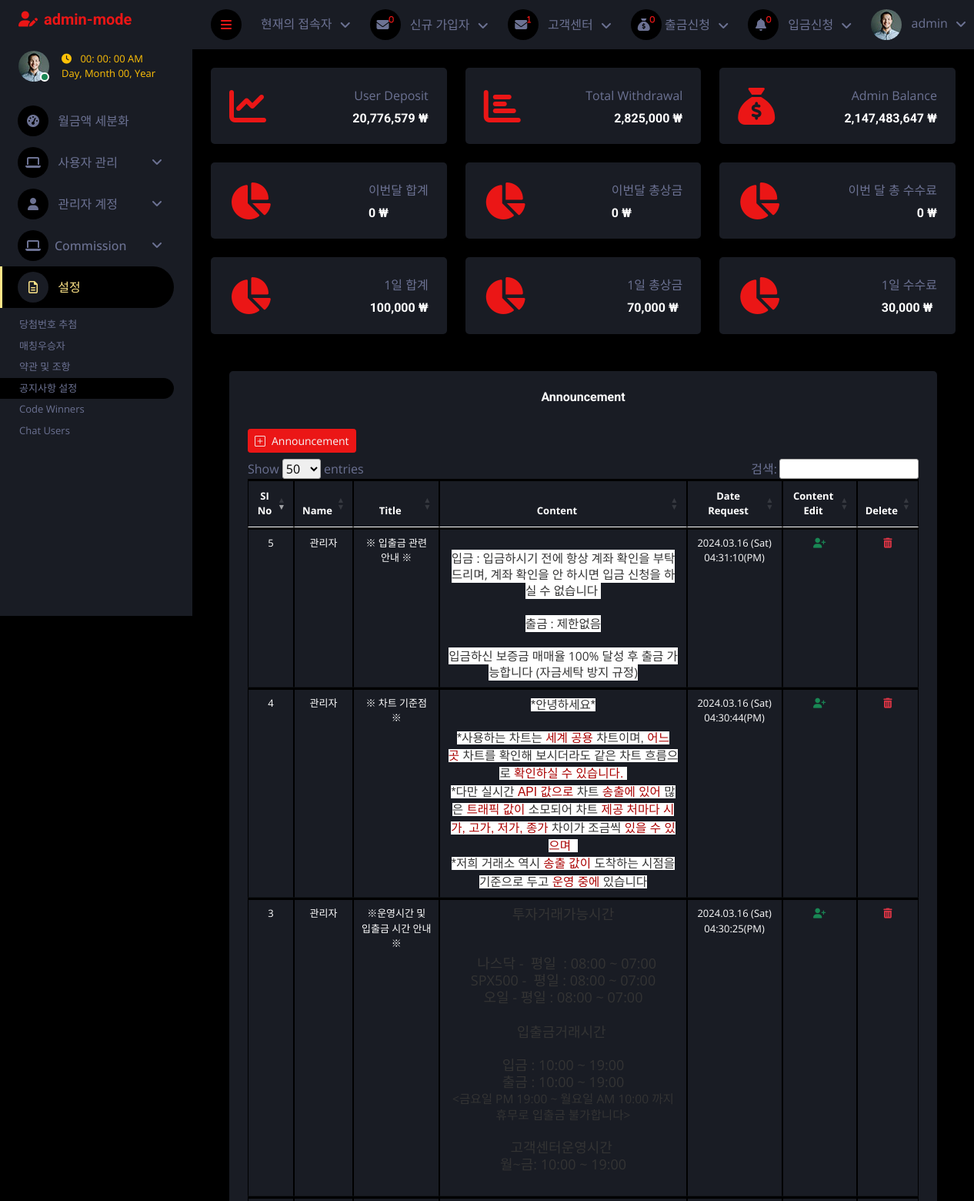
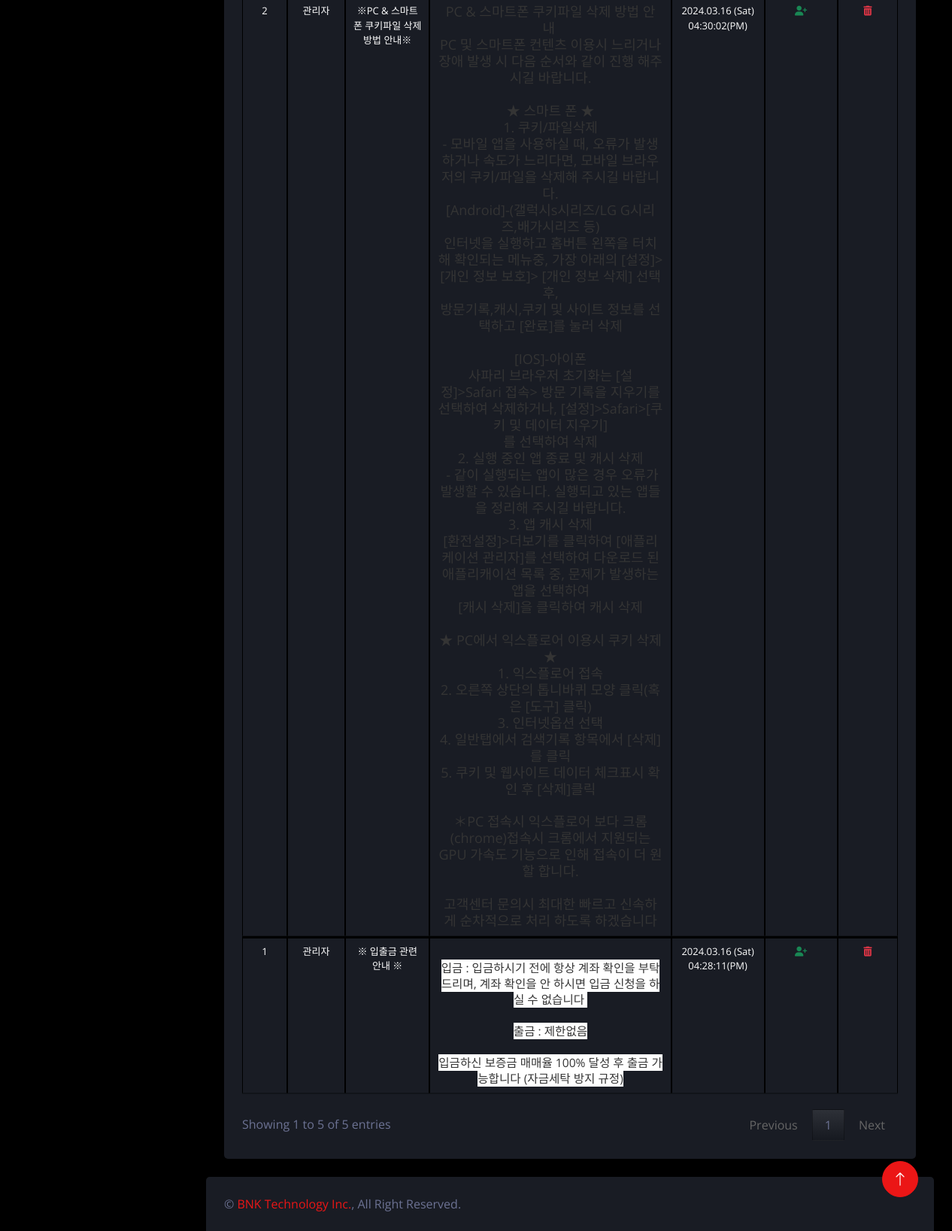
Screenshot of /admin/index.php?announcement (signed in) with the database file from the repository (2 pictures, top to bottom).
### tables this page shows
CREATE TABLE `announcement` (
  `id` int(11) NOT NULL,
  `name` varchar(255) NOT NULL,
  `title` varchar(255) NOT NULL,
  `content` mediumtext NOT NULL,
  `status` varchar(255) NOT NULL,
  `date_content` datetime NOT NULL DEFAULT current_timestamp()
);

### admin/announcement.php (the view, shortened to what this page needs)
<div class="container-fluid pt-4 px-4">
    <div class="row g-4">
        <div class="col-sm-12">
            <div class="bg-secondary rounded h-100 p-4">
                <h6 class="mb-4 text-center">Announcement </h6>
                <?php include_once("./data/post_announcement.php");?>
                <div class="d-flex">
                    <a href="#announcement" class="btn btn-primary text-light btn-sm mx-0 my-2" data-bs-toggle="modal"><i class="bi bi-plus-square me-2"></i>Announcement</a>
                </div>
                <div class="table-responsive text-center">
                    <table class="table table-bordered text-white text-center my-3" style="font-size: small;" id="myTable">
                        <thead>
                            <tr>
                                <th class="text-center">SI No</th>
                                <th class="text-center">Name</th>
                                <th class="text-center">Title</th>
                                <th class="text-center">Content</th>
                                <th class="text-center">Date Request</th>
                                <th class="text-center">Content Edit</th>
                                <th class="text-center">Delete</th>
                            </tr>
                        </thead>
                        <tbody>
                            <?php
                            include "./inc/connect.php";
                            $get_users = "Select * from `announcement` order by `date_content` DESC";
                            $result_query = mysqli_query($conn, $get_users);
                            while ($run_query = mysqli_fetch_array($result_query)) {
                                $id = $run_query['id'];
                                $name = $run_query['name'];
                                $title = $run_query['title'];
                                $content = $run_query['content'];
                                $created_at = date('Y.m.d (D) h:i:s(A)', strtotime($run_query['date_content']))
                            ?>
                                <tr class='text-center'>
                                    <td><?php echo $id ?></td>
                                    <td><?php echo $name ?></td>
                                    <td><?php echo $title ?></td>
                                    <td><?php echo $content  ?></td>
                                    <td> <?php echo $created_at ?></td>
                                    <td><a href='index.php?update_announcement=<?php echo $id ?>' class='text-success'><i class="fa-sharp fa-solid fa-user-plus"></i></a></td>
                                    <td><a href='index.php?delete_announcement=<?php echo $id ?>' class='text-danger'><i class='fa-solid fa-trash-can'></i></a></td>
                                </tr>
                            <?php
                            }
                            ?>
                        </tbody>
                    </table>
                </div>
            </div>
        </div>
    </div>
</div>

### admin/index.php (shortened to what this page needs)
<div class="content">
    <?php include "inc/navbar.php"; ?>
    <div class="container-fluid pt-4 px-4">
        <div class="row g-4">
            <?php
            $query = "SELECT * FROM deposit_mgt";
            $query_run = mysqli_query($conn, $query);
            $user_deposit = 0;
            while ($num = mysqli_fetch_assoc($query_run)) {
                $user_deposit +=  $num['amount_deposit'];
            }
            ?>
            <div class="col-sm-12 col-xl-4">
                <div class="bg-secondary rounded d-flex align-items-center justify-content-between p-4">
                    <i class="fa fa-chart-line fa-3x text-primary"></i>
                    <div class="ms-3">
                        <p class="mb-2 float-end">User Deposit</p>
                        <h6 class="mb-0"><?php echo number_format($user_deposit); ?> ₩</h6>
                    </div>
                </div>
            </div>
            <?php
            $users_withdrawal = "SELECT * FROM users_withdrawal";
            $query_run = mysqli_query($conn, $users_withdrawal);
            $total_withdrawal = 0;
            while ($num = mysqli_fetch_assoc($query_run)) {
                $total_withdrawal +=  $num['amount_withdrawal'];
            }
            ?>
            <div class="col-sm-12 col-xl-4">
                <div class="bg-secondary rounded d-flex align-items-center justify-content-between p-4">
                    <i class="fa fa-chart-bar fa-3x text-primary"></i>
                    <div class="ms-3">
                        <p class="mb-2 float-end">Total Withdrawal</p>
                        <h6 class="mb-0" style="text-align: end;"><?php echo number_format($total_withdrawal) ?> ₩</h6>
                    </div>
                </div>
            </div>
            <?php
            $id = $_SESSION['id'];
            $query = "SELECT admin_credit FROM admins where id = $id";
            $query_run = mysqli_query($conn, $query);
            while ($run_query = mysqli_fetch_array($query_run)) {
                $credit = $run_query['admin_credit'];
            }
            ?>
            <div class="col-sm-12 col-xl-4">
               <div class="bg-secondary rounded d-flex align-items-center justify-content-between p-4">
                   <i class="fa fa-sack-dollar fa-3x text-primary"></i>
                   <div class="ms-3">
                       <p class="mb-2 float-end">Admin Balance</p>
                       <h6 class="mb-0"><?php echo number_format($credit); ?> ₩</h6>
                   </div>
               </div>
            </div>
            <?php
            $pay_monthly = 0;
            ?>
            <div class="col-sm-12 col-xl-4">
                <div class="bg-secondary rounded d-flex align-items-center justify-content-between p-4">
                    <i class="fa fa-chart-pie fa-3x text-primary"></i>
                    <div class="ms-3">
                        <p class="mb-2 float-end">이번달 합계</p>
                        <h6 class="mb-0"><?php echo number_format($pay_monthly); ?> ₩</h6>
                    </div>
                </div>
            </div>
            <?php
            $prize_monthly = 0;
            ?>
            <div class="col-sm-12 col-xl-4">
                <div class="bg-secondary rounded d-flex align-items-center justify-content-between p-4">
                    <i class="fa fa-chart-pie fa-3x text-primary"></i>
                    <div class="ms-3">
                        <p class="mb-2 float-end">이번달 총상금</p>
                        <h6 class="mb-0"><?php echo number_format($prize_monthly); ?> ₩</h6>
                    </div>
                </div>
            </div>
            <?php
            $com_monthly = 0;
            ?>
            <div class="col-sm-12 col-xl-4">
                <div class="bg-secondary rounded d-flex align-items-center justify-content-between p-4">
                    <i class="fa fa-chart-pie fa-3x text-primary"></i>
                    <div class="ms-3">
                        <p class="mb-2 float-end">이번 달 총 수수료</p>
                        <h6 class="mb-0" style="text-align: end;"   ><?php echo number_format($com_monthly); ?> ₩</h6>
                    </div>
                </div>
            </div>
            <?php
            $get_users = "SELECT *, SUM(payment) AS total_payment_amount FROM user_purchases GROUP BY DATE(date_purchase) ORDER BY `date_purchase` ASC";
            $result_query = mysqli_query($conn, $get_users);
            $previous_date = null;
            $total_prize = 0;
            while ($run_query = mysqli_fetch_array($result_query)) {
                if ($previous_date === null || date('Y-m-d', strtotime($previous_date)) != date('Y-m-d', strtotime($run_query['date_purchase']))) {
                    $total_prize = 0;
                }
                $total_prize += $run_query['total_payment_amount'];
                $previous_date = $run_query['date_purchase'];
            }
            ?>
            <div class="col-sm-12 col-xl-4">
                <div class="bg-secondary rounded d-flex align-items-center justify-content-between p-4">
                    <i class="fa fa-chart-pie fa-3x text-primary"></i>
                    <div class="ms-3">
                        <p class="mb-2 float-end">1일 합계</p>
                        <h6 class="mb-0" style="text-align: end;"><?php echo number_format($total_prize); ?> ₩</h6>
                    </div>
                </div>
            </div>
            <?php
            $get_users = "SELECT *, SUM(winning_amount) AS total_prize_amount FROM user_purchases GROUP BY DATE(date_purchase) ORDER BY `date_purchase` ASC";
            $result_query = mysqli_query($conn, $get_users);
            $previous_date = null;
            $total_payment = 0;
            while ($run_query = mysqli_fetch_array($result_query)) {
                if ($previous_date === null || date('Y-m-d', strtotime($previous_date)) != date('Y-m-d', strtotime($run_query['date_purchase']))) {
                    $total_payment = 0;
                }
                $total_payment += $run_query['total_prize_amount'];
                $previous_date = $run_query['date_purchase'];
            }
            ?>
            <div class="col-sm-12 col-xl-4">
                <div class="bg-secondary rounded d-flex align-items-center justify-content-between p-4">
                    <i class="fa fa-chart-pie fa-3x text-primary"></i>
                    <div class="ms-3">
                        <p class="mb-2 float-end">1일 총상금</p>
                        <h6 class="mb-0"><?php echo number_format($total_payment); ?> ₩</h6>
                    </div>
                </div>
            </div>
            <?php
            $get_users = "SELECT *, SUM(admin_fee) AS total_commi_amount FROM admins_fee GROUP BY DATE(date_purchase) ORDER BY `date_purchase` ASC";
            $result_query = mysqli_query($conn, $get_users);
            $previous_date = null;
            $total_commi = 0;
            while ($run_query = mysqli_fetch_array($result_query)) {
                if ($previous_date === null || date('Y-m-d', strtotime($previous_date)) != date('Y-m-d', strtotime($run_query['date_purchase']))) {
                    $total_commi = 0;
                }
                $total_commi += $run_query['total_commi_amount'];
                $previous_date = $run_query['date_purchase'];
            }
            ?>
            <div class="col-sm-12 col-xl-4">
                <div class="bg-secondary rounded d-flex align-items-center justify-content-between p-4">
                    <i class="fa fa-chart-pie fa-3x text-primary"></i>
                    <div class="ms-3">
                        <p class="mb-2 float-end">1일 수수료</p>
                        <h6 class="mb-0"><?php echo number_format($total_commi); ?> ₩</h6>
                    </div>
                </div>
            </div>
        </div>
    </div>
    <div class="container-fluid pt-4 px-4">
        <div class="row g-4">
            <div class="col-12">
                <?php
                if (isset($_GET['announcement'])) {
                    include('announcement.php');
                }
                ?>
            </div>
        </div>
    </div>
    <?php include "inc/footer.php"; ?>

### admin/assets/css/style.css (style rules this page uses)
:root { --primary: #ffe588; --secondary: #191C24; --light: #6C7293; --dark: #000000; }
.btn { transition: .5s; }
.content { margin-left: 250px; min-height: 100vh; background: var(--dark); transition: 0.5s; }
@media (min-width: 992px) { .content { width: calc(100% - 250px); } }

### admin/announcement.php (style rules this page uses)
table.dataTable tbody th, table.dataTable tbody td { padding: 8px 10px; }
table.dataTable th, table.dataTable td { box-sizing: content-box; }
.table-bordered>:not(caption)>*>* { border-width: 3px 1px; }
.table>:not(caption)>*>* { padding: .5rem .5rem; background-color: var(--bs-table-bg); border-bottom-width: 1px; box-shadow: inset 0 0 0 9999px var(--bs-table-accent-bg); }
thead, tbody, tfoot, tr, td, th { border-color: inherit; border-style: solid; border-width: 0; }

### rows the page displays
announcement: id "5", name "관리자", title "※ 입출금 관련 안내 ※", content "입금 : 입금하시기 전에 항상 계좌 확인을 부탁드리며, 계좌 확인을 안 하시면 입금 신청을 하실 수 없습니다 출금 : 제한없음 입금하신 보증금 매매율 100% 달성 후 출금 가능합니다 (자금세탁 방지 규정)", date_content "2024.03.16 (Sat) 04:31:10(PM)"
announcement: id "4", name "관리자", title "※ 차트 기준점 ※", content "*안녕하세요* *사용하는 차트는 세계 공용 차트이며, 어느 곳 차트를 확인해 보시더라도 같은 차트 흐름으로 확인하실 수 있습니다. *다만 실시간 API 값으로 차트 송출에 있어 많은 트래픽 값이 소모되어 차트 제공 처마다 시가, 고가, 저가, 종가 차이가 조금씩 있을 수 있으며 *저희 거래소 역시 송출 값이 도착하는 시점을 기준으로 두고 운영 중에 있습니다", date_content "2024.03.16 (Sat) 04:30:44(PM)"
announcement: id "3", name "관리자", title "※운영시간 및 입출금 시간 안내※", content "투자거래가능시간 나스닥 - 평일 : 08:00 ~ 07:00 SPX500 - 평일 : 08:00 ~ 07:00 오일 - 평일 : 08:00 ~ 07:00 입출금거래시간 입금 : 10:00 ~ 19:00 출금 : 10:00 ~ 19:00 <금요일 PM 19:00 ~ 월요일 AM 10:00 까지 휴무로 입출금 불가합니다> 고객센터운영시간 월~금: 10:00 ~ 19:00", date_content "2024.03.16 (Sat) 04:30:25(PM)"
announcement: id "2", name "관리자", title "※PC & 스마트폰 쿠키파일 삭제 방법 안내※", content "PC & 스마트폰 쿠키파일 삭제 방법 안내 PC 및 스마트폰 컨텐츠 이용시 느리거나 장애 발생 시 다음 순서와 같이 진행 해주시길 바랍니다. ★ 스마트 폰 ★ 1. 쿠키/파일삭제 - 모바일 앱을 사용하실 때, 오류가 발생하거나 속도가 느리다면, 모바일 브라우저의 쿠키/파일을 삭제해 주시길 바랍니다. [Android]-(갤럭시s시리즈/LG G시리즈,배가시리즈 등) 인터넷을 실행하고 홈버튼 왼쪽을 터치해 확인되는 메뉴중, 가장 아래의 [설정]>[개인 정보 보호]> [개인 정보 삭제] 선택 후, 방문기록,캐시,쿠키 및 사이트 정보를 선택하고 [완료]를 눌러 삭제 [IOS]-아이폰 사파리 브라우저 초기화는 [설정]>Safari 접속> 방문 기록을 지우기를 선택하여 삭제하거나, [설정]>Safari>[쿠키 및 데이터 지우기] 를 선택하여 삭제 2. 실행 중인 앱 종료 및 캐시 삭제 - 같이 실행되는 앱이 많은 경우 오류가 발생할 수 있습니다. 실행되고 있는 앱들을 정리해 주시길 바랍니다. 3. 앱 캐시 삭제 [환전설정]>더보기를 클릭하여 [애플리케이션 관리자]를 선택하여 다운로드 된 애플리캐이션 목록 중, 문제가 발생하는 앱을 선택하여 [캐시 삭제]을 클릭하여 캐시 삭제 ★ PC에서 익스플로어 이용시 쿠키 삭제 ★ 1. 익스플로어 접속 2. 오른쪽 상단의 톱니바퀴 모양 클릭(혹은 [도구] 클릭) 3. 인터넷옵션 선택 4. 일반탭에서 검색기록…", date_content "2024.03.16 (Sat) 04:30:02(PM)"
announcement: id "1", name "관리자", title "※ 입출금 관련 안내 ※", content "입금 : 입금하시기 전에 항상 계좌 확인을 부탁드리며, 계좌 확인을 안 하시면 입금 신청을 하실 수 없습니다 출금 : 제한없음 입금하신 보증금 매매율 100% 달성 후 출금 가능합니다 (자금세탁 방지 규정)", date_content "2024.03.16 (Sat) 04:28:11(PM)"

### other values shown
$_SESSION['name'] "admin"
$row_count2 "1"
$user_deposit "20,776,579"
$total_withdrawal "2,825,000"
$credit "2,147,483,647"
$pay_monthly "0"
$prize_monthly "0"
$com_monthly "0"
$total_prize "100,000"
$total_payment "70,000"
$total_commi "30,000"
